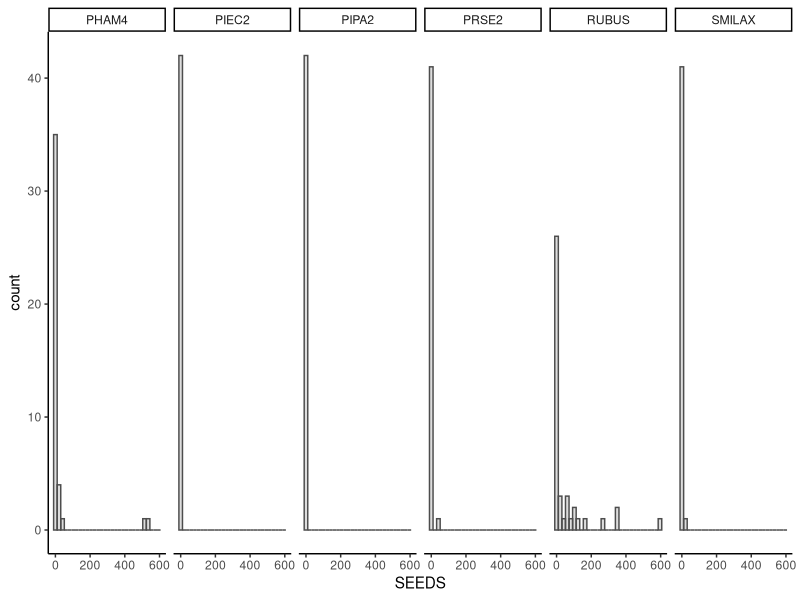
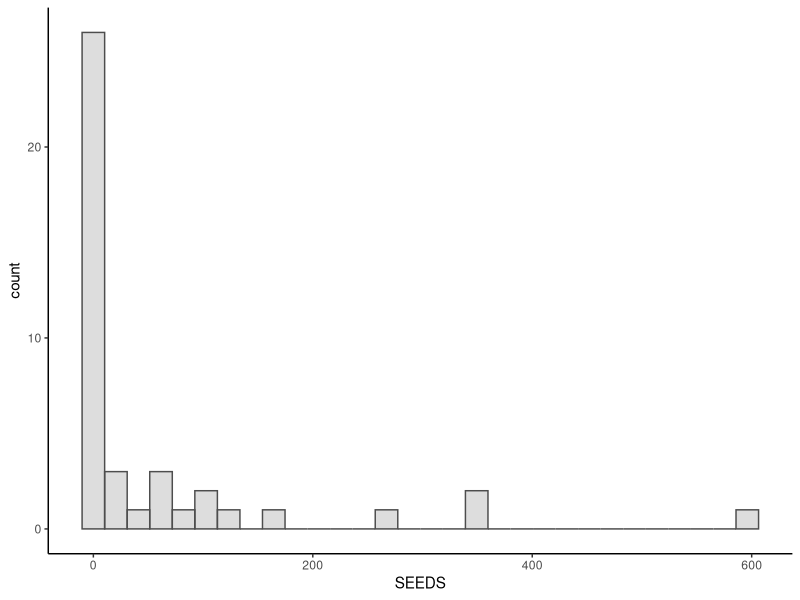

Write R code to recreate these figures, in order.
## ---- chunk 1
seeds <- read.csv("seed_trap.csv", header = T)
head(seeds)
# 7 site pairs (burn and control) 
# 3 traps per site
# 42 total traps
# 6 Species
## ---- chunk 2
library(tidyverse)
seeds_long <- pivot_longer(seeds, cols = 4:9,names_to = "SPECIES", 
													 values_to = "SEEDS")
## ---- chunk 3
seeds_long %>% 
	ggplot(aes(x=SEEDS)) +
	geom_histogram(position="identity", colour="gray30", alpha=0.2, bins = 30) +
  facet_grid(. ~ SPECIES) +
	theme_classic()

## ---- chunk 4
rubus <- seeds_long %>% 
	filter(SPECIES == "RUBUS") 

rubus %>% 	
ggplot(aes(x=SEEDS)) +
	geom_histogram(position="identity", colour="gray30", alpha=0.2, bins = 30) +
	theme_classic()
## ---- chunk 5
burn <- rubus %>% 
filter(TREATMENT == "BURN")
control <- rubus %>% 
filter(TREATMENT == "CONTROL")
## ---- chunk 6
treatment <- function(burn,control ,plot.it=TRUE){

	# Function for computing likelihood 
	llh_poisson <- function(lambda, y){
		# log(likelihood) by summing 
		llh <- sum(dpois(y, lambda, log=TRUE))
  		return(llh)
		}

	lambdas <- seq(0,100, by=0.01) # Create the possible lambda values

	# compute log-likelihood for all lambda values
	burn.ll <- sapply(lambdas, # Run the function over each value of lambda 	
										function(x){llh_poisson(x,burn$SEEDS)}) 
	max.burn.ll <- max(burn.ll) # Get the max value for log likelihood
	burn.mle <- lambdas[burn_ll==max.burn.ll] # Grab the corresponding lambda
	burn.rel.l <- exp(burn_ll - max.burn.ll) # Relativize likelihood
	burn.ci.cuttoff <- exp(-qchisq(p=0.95, df=1)/2) # Calculate CI cutoff
	burn.cut.m.rell <- burn.ci.cuttoff - burn.rel.l # Pass it through
	burn.ci.indices <- which(burn.cut.m.rell<0, arr.ind=TRUE) # IDs values
	burn.len.ciind <- length(burn.ci.indices) # size/position of CI
	burn.left.CL <- lambdas[burn.ci.indices[1]] # get the beginning
	burn.right.CL <- lambdas[burn.ci.indices[burn.len.ciind]] # get the end
	n.burn <- length(burn$SEEDS)
	
	control_ll <- sapply(lambdas,function(x){llh_poisson(x,control$SEEDS)})
	max.control.ll <- max(control_ll)
	control.mle <- lambdas[control_ll==max.control.ll]
	control.rel.l <- exp(control_ll - max.control.ll)
	control.ci.cuttoff <- exp(-qchisq(p=0.95, df=1)/2)
	control.cut.m.rell <- control.ci.cuttoff - control.rel.l
	control.ci.indices <- which(control.cut.m.rell<0, arr.ind=TRUE)
	control.len.ciind <- length(control.ci.indices)
	control.left.CL <- lambdas[control.ci.indices[1]]
	control.right.CL <-lambdas[control.ci.indices[control.len.ciind]]
	n.control <- length(control$SEEDS)	

	#### Null model log-likelihood: no difference between burn and control?
	all.data  <- c(as.vector(burn$SEEDS), as.vector(control$SEEDS))
	null_ll <- sapply(lambdas,function(x){llh_poisson(x,all.data)})
	max.null.ll <- max(null_ll)
	null.mle <- lambdas[null_ll==max.null.ll]

	bic.sep.model <- -2*(max.burn.ll+max.control.ll) + 2*log(n.burn+n.control)
	bic.null.model <- -2*max.null.ll + 1*log(n.burn+n.control)
	if(bic.sep.model<bic.null.model){outcome <- 
		"Separate model is best"}else{outcome<- 
			"There's no difference between control and burn"}
	# Save the lambdas and log-likelihoods in a data frame
	burn_df <- data.frame(ll=burn_ll, lambda=lambdas)
	burn_df$TREATMENT <- c("BURN")
	control_df <- data.frame(ll=control_ll, lambda=lambdas)
	control_df$TREATMENT <- c("CONTROL")
	profile.ll <- rbind(burn_df, control_df)
	
	# Save the MLES and the confidence intervals	
	burn.cis <- c(burn.left.CL, burn.mle, burn.right.CL)
	ctl.cis  <- c(control.left.CL, control.mle, control.right.CL)
	out <- rbind(burn.cis, ctl.cis)	
	colnames(out) <- c("LCL", "MLE", "UPL")
	rownames(out) <- c("Burn treat.", "Control")
	
	
	
	if(plot.it==TRUE){
		
		burn.ci <- seq(from=burn.left.CL, to=burn.right.CL, by=0.01)
		ctl.ci <- seq(from=control.left.CL, to=control.right.CL, by=0.01)
		ci.height <- burn.ci.cuttoff
		
		xlims.burn <- c(burn.left.CL-1, burn.right.CL+1)
		xlims.ctl  <- c(control.left.CL-1, control.right.CL+1) 
		par(mfrow=c(1,2), oma=c(1,2,1,1), mar=c(4,5,4,2))		
		plot(lambdas, burn.rel.l, type="l", col="red", 
				 lwd=2, xlim=xlims.burn,  xlab=expression(lambda), 
		ylab="Relative Profile Likelihood", cex.lab=1.5, bty="l", 
		main="Burn treatment")
		polygon(x=c(burn.ci,rev(burn.ci)), 
						y=c(rep(0,length(burn.ci)),rep(ci.height,
						length(burn.ci))),col="grey")
		plot(lambdas, control.rel.l, type="l", col="red", 
				 lwd=2, xlim=xlims.ctl,xlab=expression(lambda), 
		ylab="Relative Profile Likelihood", cex.lab=1.5, bty="l", main="Control")
		polygon(x=c(ctl.ci,rev(ctl.ci)),
						y=c(rep(0,length(ctl.ci)),rep(ci.height,
						length(ctl.ci))),col="grey")		
		
	}
	
	
	return(list(CIS.lambdas=out,bic.sep.model=bic.sep.model,
							bic.null.model=bic.null.model, outcome=outcome))
}
## ---- chunk 7
	site_1 <- rubus %>% 
		filter(SITE == "1")
	site_4 <- rubus %>% 
		filter(SITE == "4")
	site_6 <- rubus %>% 
		filter(SITE == "6")
	site_7 <- rubus %>% 
		filter(SITE == "7")
	site_8 <- rubus %>% 
		filter(SITE == "8")
	site_16 <- rubus %>% 
		filter(SITE == "16")
	site_17 <- rubus %>% 
		filter(SITE == "17")
## ---- chunk 8
site <- function(SPECIES, seeds_long){
	# Computing Likelihood for Observed Data ####
	llh_poisson <- function(lambda, y){
  # log(likelihood) by summing 
  llh <- sum(dpois(y, lambda, log=TRUE))
  return(llh)
	}

	lambdas <- seq(0,600, by=1)

	# compute log-likelihood for all lambda values
	one_ll <- sapply(lambdas,function(x){llh_poisson(x,site_1$SEEDS)})
	max.one.ll <- max(one_ll)
	one.mle <- lambdas[one_ll==max.one.ll]
	one.rel.l <- exp(one_ll - max.one.ll)
	one.ci.cuttoff <- exp(-qchisq(p=0.95, df=1)/2)
	one.cut.m.rell <- one.ci.cuttoff - one.rel.l
	one.ci.indices <- which(one.cut.m.rell<0, arr.ind=TRUE)
	one.len.ciind <- length(one.ci.indices)
	one.left.CL <- lambdas[one.ci.indices[1]]
	one.right.CL <-lambdas[one.ci.indices[one.len.ciind]]
	
	four_ll <- sapply(lambdas,function(x){llh_poisson(x,site_4$SEEDS)})
	max.four.ll <- max(four_ll)
	four.mle <- lambdas[four_ll==max.four.ll]
	four.rel.l <- exp(four_ll - max.four.ll)
	four.ci.cuttoff <- exp(-qchisq(p=0.95, df=1)/2)
	four.cut.m.rell <- four.ci.cuttoff - four.rel.l
	four.ci.indices <- which(four.cut.m.rell<0, arr.ind=TRUE)
	four.len.ciind <- length(four.ci.indices)
	four.left.CL <- lambdas[four.ci.indices[1]]
	four.right.CL <-lambdas[four.ci.indices[four.len.ciind]]
	
	six_ll <- sapply(lambdas,function(x){llh_poisson(x,site_6$SEEDS)})
	max.six.ll <- max(six_ll)
	six.mle <- lambdas[six_ll==max.six.ll]
	six.rel.l <- exp(six_ll - max.six.ll)
	six.ci.cuttoff <- exp(-qchisq(p=0.95, df=1)/2)
	six.cut.m.rell <- six.ci.cuttoff - six.rel.l
	six.ci.indices <- which(six.cut.m.rell<0, arr.ind=TRUE)
	six.len.ciind <- length(six.ci.indices)
	six.left.CL <- lambdas[six.ci.indices[1]]
	six.right.CL <-lambdas[six.ci.indices[six.len.ciind]]
	
	seven_ll <- sapply(lambdas,function(x){llh_poisson(x,site_7$SEEDS)})
	max.seven.ll <- max(seven_ll)
	seven.mle <- lambdas[seven_ll==max.seven.ll]
	seven.rel.l <- exp(seven_ll - max.seven.ll)
	seven.ci.cuttoff <- exp(-qchisq(p=0.95, df=1)/2)
	seven.cut.m.rell <- seven.ci.cuttoff - seven.rel.l
	seven.ci.indices <- which(seven.cut.m.rell<0, arr.ind=TRUE)
	seven.len.ciind <- length(seven.ci.indices)
	seven.left.CL <- lambdas[seven.ci.indices[1]]
	seven.right.CL <-lambdas[seven.ci.indices[seven.len.ciind]]
	
	eight_ll <- sapply(lambdas,function(x){llh_poisson(x,site_8$SEEDS)})
	max.eight.ll <- max(eight_ll)
	eight.mle <- lambdas[eight_ll==max.eight.ll]
	eight.rel.l <- exp(eight_ll - max.eight.ll)
	eight.ci.cuttoff <- exp(-qchisq(p=0.95, df=1)/2)
	eight.cut.m.rell <- eight.ci.cuttoff - eight.rel.l
	eight.ci.indices <- which(eight.cut.m.rell<0, arr.ind=TRUE)
	eight.len.ciind <- length(eight.ci.indices)
	eight.left.CL <- lambdas[eight.ci.indices[1]]
	eight.right.CL <-lambdas[eight.ci.indices[eight.len.ciind]]
	
	sixteen_ll <- sapply(lambdas,function(x){llh_poisson(x,site_16$SEEDS)})
	max.sixteen.ll <- max(sixteen_ll)
	sixteen.mle <- lambdas[sixteen_ll==max.sixteen.ll]
	sixteen.rel.l <- exp(sixteen_ll - max.sixteen.ll)
	sixteen.ci.cuttoff <- exp(-qchisq(p=0.95, df=1)/2)
	sixteen.cut.m.rell <- sixteen.ci.cuttoff - sixteen.rel.l
	sixteen.ci.indices <- which(sixteen.cut.m.rell<0, arr.ind=TRUE)
	sixteen.len.ciind <- length(sixteen.ci.indices)
	sixteen.left.CL <- lambdas[sixteen.ci.indices[1]]
	sixteen.right.CL <-lambdas[sixteen.ci.indices[sixteen.len.ciind]]
	
	seventeen_ll <- sapply(lambdas,function(x){llh_poisson(x,site_17$SEEDS)})
	max.seventeen.ll <- max(seventeen_ll)
	seventeen.mle <- lambdas[seventeen_ll==max.seventeen.ll]
	seventeen.rel.l <- exp(seventeen_ll - max.seventeen.ll)
	seventeen.ci.cuttoff <- exp(-qchisq(p=0.95, df=1)/2)
	seventeen.cut.m.rell <- seventeen.ci.cuttoff - seventeen.rel.l
	seventeen.ci.indices <- which(seventeen.cut.m.rell<0, arr.ind=TRUE)
	seventeen.len.ciind <- length(seventeen.ci.indices)
	seventeen.left.CL <- lambdas[seventeen.ci.indices[1]]
	seventeen.right.CL <-lambdas[seventeen.ci.indices[seventeen.len.ciind]]

	# save the lambdas and log-likelihoods in a data frame
	one_df <- data.frame(ll=one_ll, lambda=lambdas)
	one_df$SITE <- c("1")
	four_df <- data.frame(ll=four_ll, lambda=lambdas)
	four_df$SITE <- c("4")
	six_df <- data.frame(ll=six_ll, lambda=lambdas)
	six_df$SITE <- c("6")
	seven_df <- data.frame(ll=seven_ll, lambda=lambdas)
	seven_df$SITE <- c("7")
	eight_df <- data.frame(ll=eight_ll, lambda=lambdas)
	eight_df$SITE <- c("8")
	sixteen_df <- data.frame(ll=sixteen_ll, lambda=lambdas)
	sixteen_df$SITE <- c("16")
	seventeen_df <- data.frame(ll=seventeen_ll, lambda=lambdas)
	seventeen_df$SITE <- c("17")

	site <- rbind(one_df, four_df, six_df,
										seven_df, eight_df, sixteen_df, seventeen_df)
	return(site)
	}
